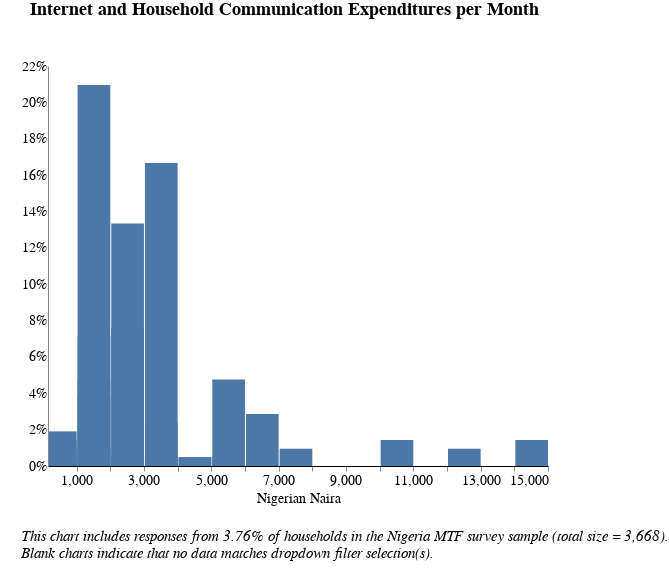

The specification (Vega-Lite) saved for this image:
### Vega-Lite specification from a JSON file in a GitHub repository (floating-point values rounded to 4 significant figures; data arrays with more than 128 entries replaced by an {"elided": "..."} marker saying what was removed)
{"width": 800, "height": 400, "config": {"title": {"fontSize": 18, "font": "Times New Roman", "anchor": "center", "fontColor": "#000000"}, "axisX": {"domain": true, "domainColor": "#000000", "grid": false, "labelFont": "Times New Roman", "labelFontSize": 14, "titleFont": "Times New Roman", "titleFontSize": 14, "titleFontWeight": "normal", "title": "X Axis Title (units)"}, "axisY": {"domain": true, "grid": false, "gridColor": "#DEDDDD", "gridWidth": 1, "labelFont": "Times New Roman", "labelFontSize": 14, "labelAngle": 0, "ticks": false, "titleFont": "Times New Roman", "titleFontSize": 14, "titleFontWeight": "normal", "titlePadding": 10, "title": "Y Axis Title (units)"}, "range": {"category": ["#2980B9", "#003366", "#FFAE19", "#D68910", "#E67E22", "#D35400", "#FF4500", "#FF6162", "#438B28", "#45B39D", "#99ADC1", "#212F3C"]}, "legend": {"labelFont": "Times New Roman", "labelFontSize": 14, "symbolType": "square", "symbolSize": 100, "titleFont": "Times New Roman", "titleFontSize": 14, "titleFontWeight": "normal", "title": "Legend", "orient": "right", "offset": 0}, "tooltip": {"font": "Open Sans"}, "view": {"stroke": "transparent", "text": {"font": "Times New Roman", "color": ["#2980B9", "#003366", "#FFAE19", "#D68910", "#E67E22", "#D35400", "#FF4500", "#FF6162", "#438B28", "#45B39D", "#99ADC1", "#212F3C"], "fontSize": 14, "align": "right", "fontWeight": 400, "size": 14}, "bar": {"size": 40, "binSpacing": 1, "continuousBandSize": 30, "discreteBandSize": 30, "fill": ["#2980B9", "#003366", "#FFAE19", "#D68910", "#E67E22", "#D35400", "#FF4500", "#FF6162", "#438B28", "#45B39D", "#99ADC1", "#212F3C"], "stroke": false}}}, "concat": [{"mark": "bar", "encoding": {"tooltip": [{"field": "l_expenditure", "title": "Response (Binned)", "type": "nominal"}, {"aggregate": "sum", "field": "pct", "format": ".2%", "title": "Percentage", "type": "quantitative"}], "x": {"axis": {"title": "Nigerian Naira"}, "bin": {"extent": [150, 15000], "step": 1000}, "field": "l_expenditure", "scale": {"clamp": true, "domain": [150, 15000]}, "type": "quantitative"}, "y": {"aggregate": "sum", "axis": {"format": "%"}, "field": "pct", "title": "", "type": "quantitative"}}, "height": 400, "selection": {"selector039": {"type": "single", "fields": ["stove"], "bind": {"input": "select", "options": [null, "3-Stone/Open Fire Stove", "Manufactured Stove Traditional", "Koresone Stove", "LPG/Natural Gas Stove", "Electric Stove"], "labels": ["All Stove Types", "3-Stone/Open Fire Stove", "Manufactured Stove Traditional", "Koresone Stove", "LPG/Natural Gas Stove", "Electric Stove"], "name": "Primary cookstove type  "}}, "selector038": {"type": "single", "fields": ["i19a"], "bind": {"input": "select", "options": [null, "Wood purchased", "Wood collected", "Charcoal", "Kerosene", "Crop Residue/Plant Biomass", "LPG/cooking gas", "Garbage", "Electric", "Piped Natural Gas", "Charcoal Briquettes", "Coal Briquette", "Biomass Briquette", "Coal/lignite", "Other, specify"], "labels": ["All Fuel Types", "Wood purchased", "Wood collected", "Charcoal", "Kerosene", "Crop Residue/Plant Biomass", "LPG/cooking gas", "Garbage", "Electric", "Piped Natural Gas", "Charcoal Briquettes", "Coal Briquette", "Biomass Briquette", "Coal/lignite", "Other"], "name": "Primary source of cooking fuel  "}}, "selector037": {"type": "single", "fields": ["c182"], "bind": {"input": "select", "options": [null, "Dry-cell battery", "National Grid Connection", "No electricity", "Electric generator", "Other, specify", "Solar Multi-Light Product", "Solar Home System", "Solar Lantern", "Local Mini Grid connection", "Rechargeable Battery"], "labels": ["All Responses", "Dry-cell battery", "National Grid Connection", "No electricity", "Electric generator", "Other", "Solar Multi-Light Product", "Solar Home System", "Solar Lantern", "Local Mini Grid Connection", "Rechargeable Battery"], "name": "Primary source of electricity  "}}, "selector033": {"type": "single", "fields": ["locality"], "bind": {"input": "select", "options": [null, 0, 1], "labels": ["National", "Urban", "Rural"], "name": "Locality Breakdown  "}}}, "title": {"text": ["Internet and Household Communication Expenditures per Month"], "color": "black", "subtitleColor": "black", "offset": 40}, "transform": [{"joinaggregate": [{"op": "count", "field": "*", "as": "total"}]}, {"calculate": "1 / datum.total", "as": "pct"}, {"bin": {"maxbins": 20}, "field": "m", "as": "mbin"}, {"filter": {"selection": "selector039"}}, {"filter": {"selection": "selector038"}}, {"filter": {"selection": "selector037"}}, {"filter": {"selection": "selector033"}}], "width": 500}], "data": {"name": "data-1e041346fe2a71820b07622442490677"}, "padding": {"left": 20, "right": 0, "bottom": 0, "top": 0}, "title": {"text": ["", "", "This chart includes responses from 3.76% of households in the Nigeria MTF survey sample (total size = 3,668).", "Blank charts indicate that no data matches dropdown filter selection(s).", ""], "anchor": "start", "baseline": "bottom", "font": "Times New Roman", "fontSize": 15, "fontStyle": "italic", "fontWeight": "normal", "orient": "bottom"}, "$schema": "https://vega.github.io/schema/vega-lite/v4.17.0.json", "datasets": {"data-1e041346fe2a71820b07622442490677": {"elided": "210 records"}}}
